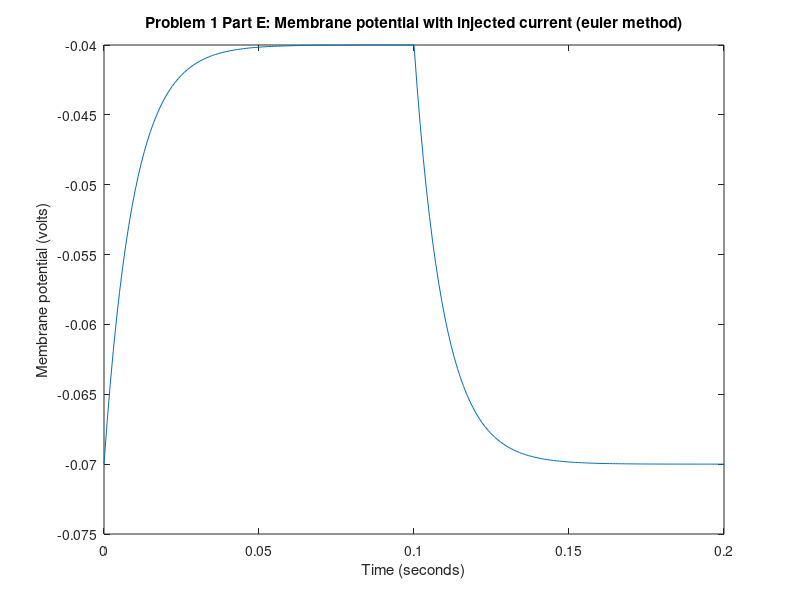

Write MATLAB code to recreate this figure.
I_on = 3.0 * 10^-10; % injected current in amps
I_on_time = 0.0; % injected current on time in sec
I_off_time = 0.10; % injected current off time in sec
R = 100*10^6; % membrane resistence in ohms
C = 100*10^-12; % membrane capacitence in farads
v_rest = -0.07; % resting voltage in volts
t_start = I_on_time; % start time for numerical integration
t_end = 0.2; % end time for numerical integration
dt = 0.001; % time step for numerical intergration (seconds)

%set up vectors to store results and populate the initial value
vm = [v_rest]; % initial voltage is resting voltage
time = [t_start]; % initial time is t_start

%euler method y_{n+1} = y_n + hf(t_n,y_n)
%where hf = dt
%f(t_n,y_n) = ((I_on(t_n) - (vm(t_n) - vrest) / R )) / C
for t = 1:floor((t_end-t_start)/dt)
    step_time = t*dt; % calculate current step time
    time = [time step_time]; % store the current time step into our
                             % results array
                             
    if (t-1)*dt >= I_off_time % calculate the previous time step I_o
        I_o = 0; % I_o shoudl be 0 if we are after off time
    else
        I_o = I_on; % else set to I_on
    end
    
    % TODO: determine the next vm using Euler's method here
    step_vm = vm(end) + dt * (I_o - (vm(end)- v_rest)/R)/C;
    vm = [vm step_vm]; % store result in the arrayend
    
end

% graph plot
plot(time, vm); % plot graph with values in time as x and vm as y

% Specify the title, x label, and y label of the plots
title('Problem 1 Part E: Membrane potential with injected current (euler method)')
xlabel('Time (seconds)')
ylabel('Membrane potential (volts)')
%ylim([-0.08 -0.03]);